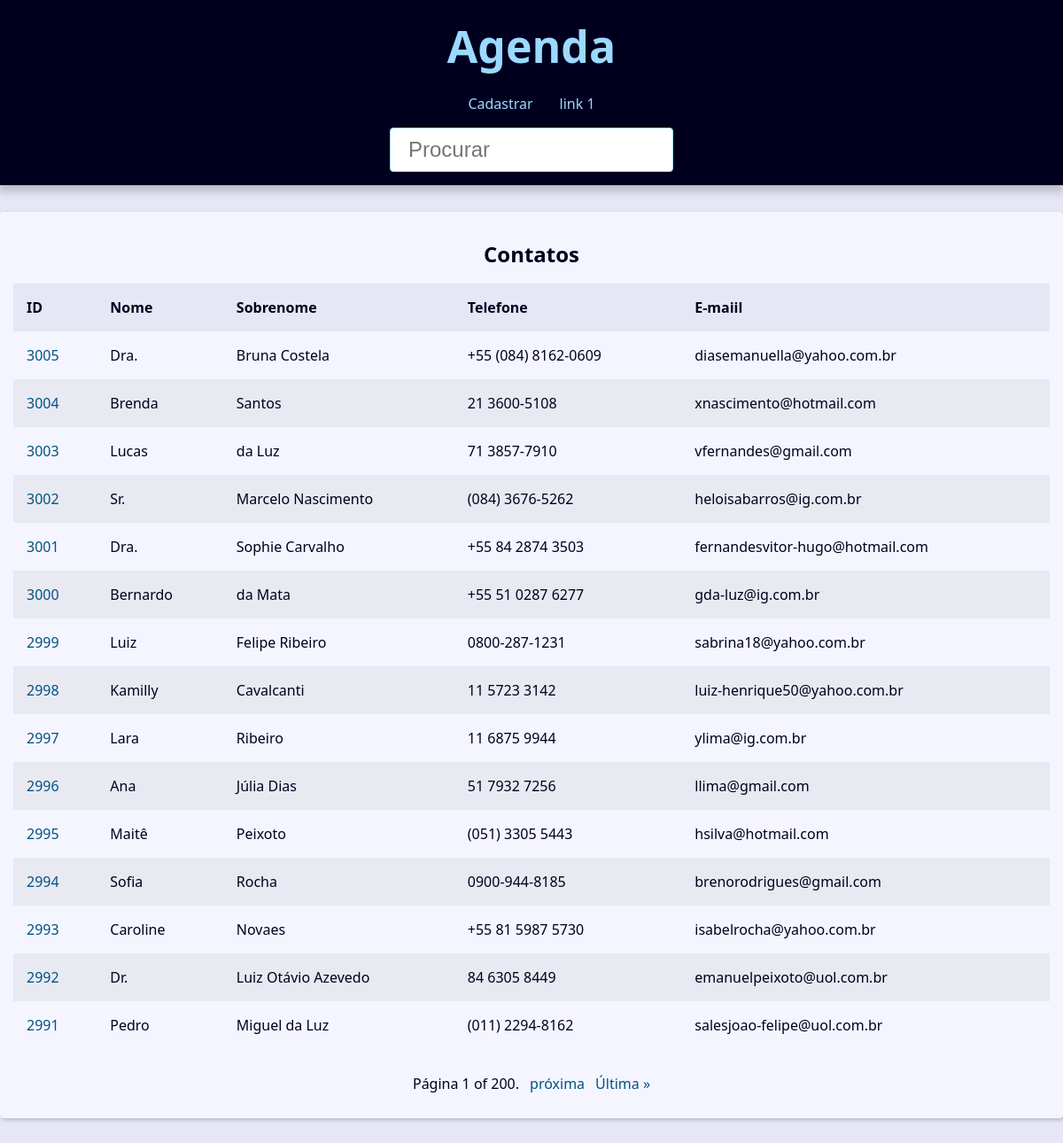
The app's page /, older data.
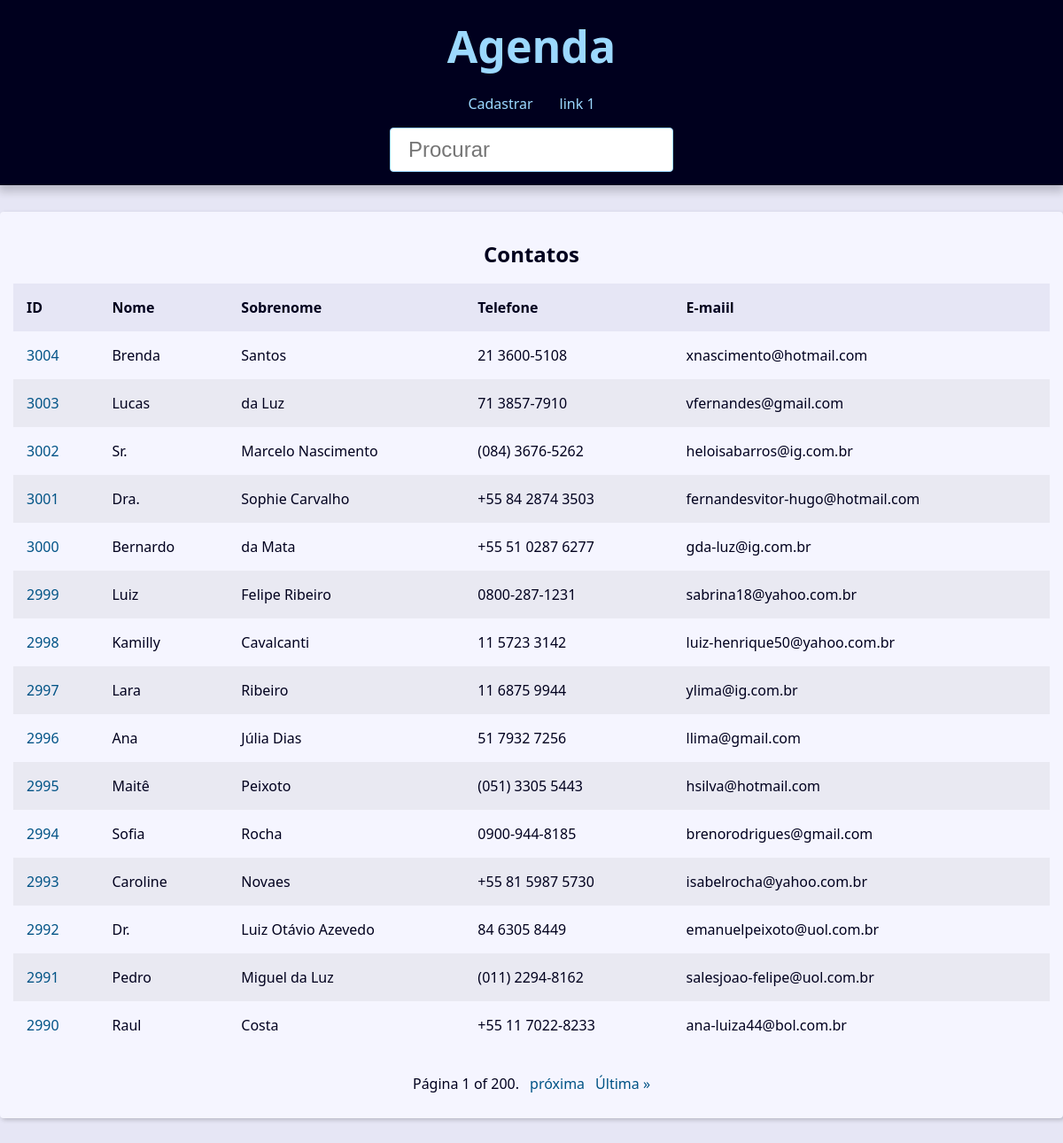
The same page, newer data.
### contato/models.py (models this page shows, shortened)
class Contato(models.Model):
    primeiro_nome = models.CharField(verbose_name='Nome', max_length=100)
    segundo_nome = models.CharField(max_length=150, verbose_name='Sobrenome')
    telefone = models.CharField(max_length=50)
    email = models.EmailField(max_length=256, blank=True)
    data_criacao = models.DateTimeField(default=timezone.now)
    descricao = models.TextField(blank=True)
    visivel = models.BooleanField(default=True)
    imagem = models.ImageField(blank=True, upload_to='imagens/%Y/%m/')
    categoria = models.ForeignKey(Categoria,
                                  on_delete=models.SET_NULL,
                                  blank=True, null=True)
    owner = models.ForeignKey(
        User,
        on_delete=models.SET_NULL,
        blank=True, null=True
    )

### contato/views/contato_view.py (the view)
# urls.py: path('', index, name="index"),
def index(request):
    contatos = Contato.objects.all().filter(visivel=True).order_by('-id')
    paginator = Paginator(contatos, 15)
    page_number = request.GET.get("page")
    page_obj = paginator.get_page(page_number)
    context = {
        'page_obj': page_obj,
        'site_titulo': 'Contatos '
    }
    return render(request, 'contato/index.html', context)

### contato/templates/contato/index.html
{% extends 'global/base.html' %}
{% block conteudo %}
    {% if page_obj %}
        <div class="responsive-table">
            <table class="contacts-table">
                <caption class="table-caption">
                    Contatos
                </caption>
                <thead>
                    <tr class="table-row table-row-header">
                        <th class="table-header">ID</th>
                        <th class="table-header">Nome</th>
                        <th class="table-header">Sobrenome</th>
                        <th class="table-header">Telefone</th>
                        <th class="table-header">E-maiil</th>
                    </tr>
                </thead>
                <tbody>
                    {% for contato in page_obj  %}
                        <tr class="table-row">
                            <td class="table-cel">
                                <a class="table-link" href="{% url 'contato:contato' contato.id %}"> {{ contato.id }} </a>
                            </td>
                            <td class="table-cel">
                                {{ contato.primeiro_nome }}
                            </td>
                            <td class="table-cel">
                                {{ contato.segundo_nome }}
                            </td>
                            <td class="table-cel">
                                {{ contato.telefone }}
                            </td>
                            <td class="table-cel">
                                {{ contato.email }}
                            </td>
                        </tr>
                    {% endfor %}
                </tbody>
            </table>
        </div>
    {% else %}
    <div class="sigle-contact">
        <h1 class="sigle-contact-name">
            Não foi possível encontar
        </h1>
    </div>
    {% endif %}
{% endblock conteudo %}

Row changes from the older to the newer data that the page shows:
no longer on this page (row edited): Contato: id "3005", primeiro_nome "Dra.", segundo_nome "Bruna Costela", telefone "+55 (084) 8162-0609", email "diasemanuella@yahoo.com.br"
now on this page (row unchanged): Contato: id "2990", primeiro_nome "Raul", segundo_nome "Costa", telefone "+55 11 7022-8233", email "ana-luiza44@bol.com.br"
